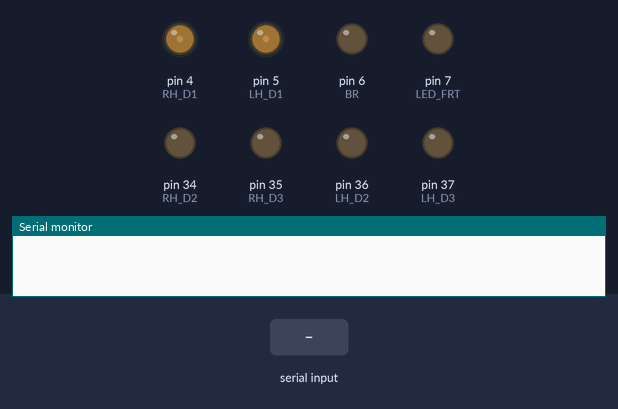
This sketch was run on a simulated Arduino Mega 2560, built with avr-gcc and run on an emulated ATmega2560. On the bench: output pins drawn as LEDs (lit = HIGH), the last lines printed to the serial monitor. Inputs (shaded band) come from the test bench.

Above: at 1.2 s.
1.3 s: "1\n" received over Serial
At 1.6 s:
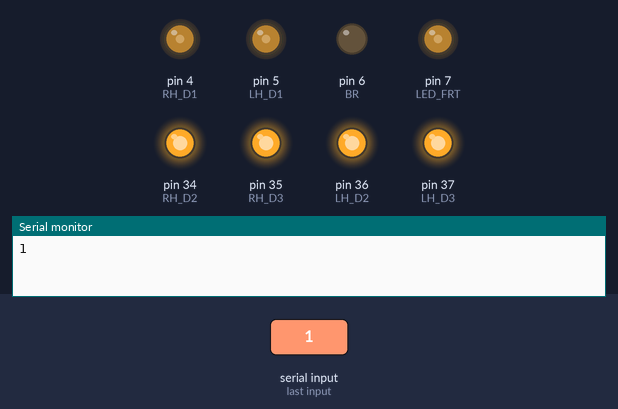
2.8 s: "90,45\n" received over Serial
At 4.0 s:
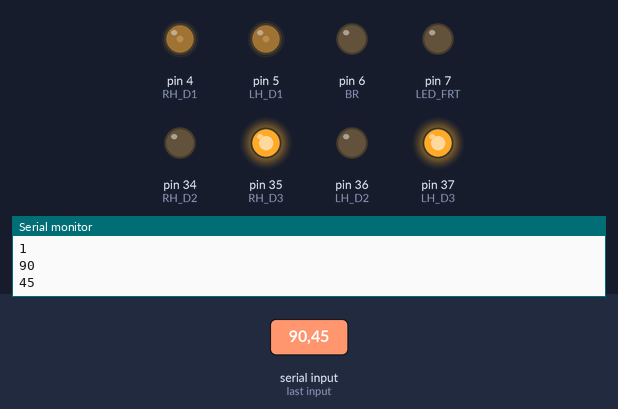
4.3 s: "2\n" received over Serial
At 5.1 s:
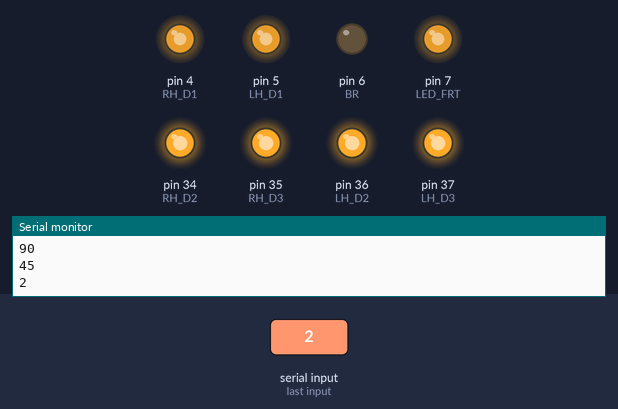
5.8 s: "3\n" received over Serial
At 6.3 s:
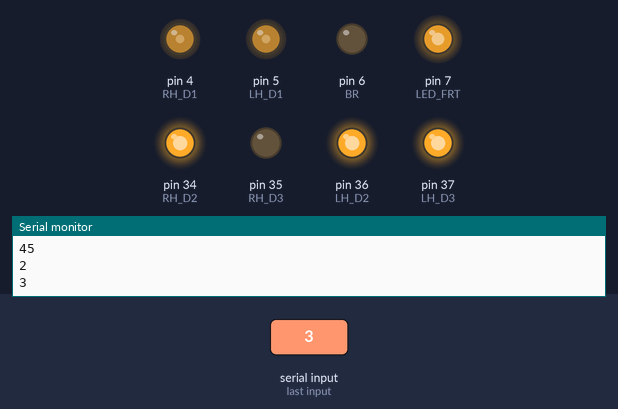
7.3 s: "30,150\n" received over Serial
At 8.5 s:
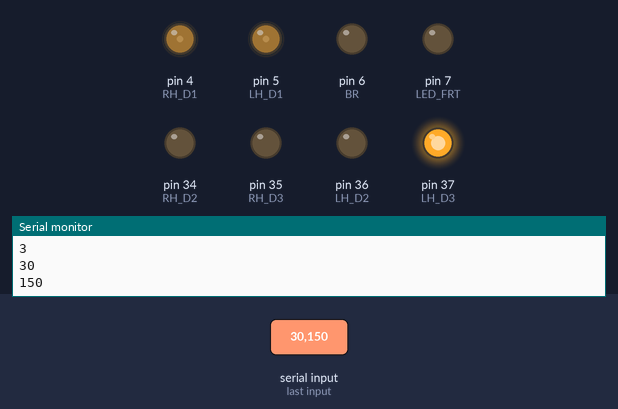
8.8 s: "4\n" received over Serial
At 9.8 s:
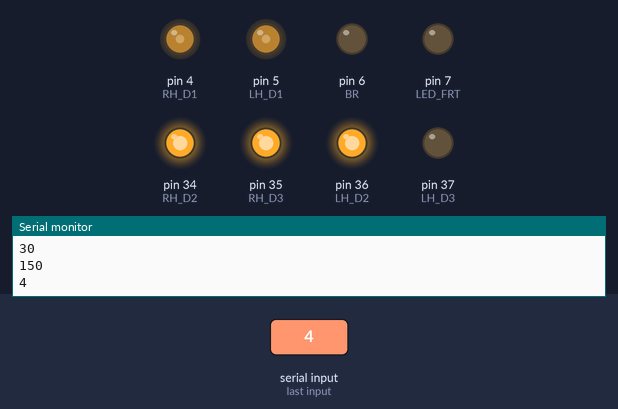
Timing chart, 0 to 11.3 s (numbered marks = the images above; inputs shaded):
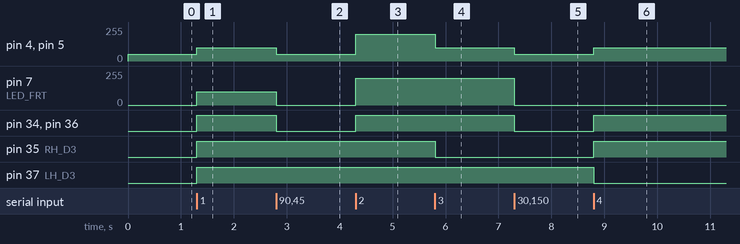

The sketch:

try3.ino
```cpp
#include <Wire.h>

const int RH_D1 = 4;
const int RH_D2 = 34;
const int RH_D3 = 35;
const int RH_A1 = A0;
const int RH_A2 = A1;
const int RH_ENA = 2;
const int RH_ENB = A8;
const int LH_D1 = 5;
const int LH_D2 = 36;
const int LH_D3 = 37;
const int LH_A1 = A2;
const int LH_A2 = A3;
const int LH_ENA = 3;
const int LH_ENB = A9;
const int BR = 6;
const int LED_FRT = 7;
const int IR1 = A4;
const int IR2 = A5;
const int IR3 = A6;
const int ES = 18;

#define RH_ENA 2
#define RH_ENB A8
#define LH_ENA 3
#define LH_ENB A9

int cmd = 0;
int count = 0;
int joystick;

volatile unsigned int encoder_RH = 0;
volatile unsigned int encoder_LH = 0;

void setup() {
  pinMode(RH_ENA, INPUT);
  pinMode(RH_ENB, INPUT);
  pinMode(LH_ENA, INPUT);
  pinMode(LH_ENB, INPUT);
  pinMode(ES, INPUT);
  digitalWrite(RH_ENA, HIGH);
  digitalWrite(RH_ENB, HIGH);
  digitalWrite(LH_ENA, HIGH);
  digitalWrite(LH_ENB, HIGH);

  pinMode(BR,OUTPUT);
  pinMode(RH_D1,OUTPUT);
  pinMode(RH_D2,OUTPUT);
  pinMode(RH_D3,OUTPUT);
  pinMode(LH_D1,OUTPUT);
  pinMode(LH_D2,OUTPUT);
  pinMode(LH_D3,OUTPUT);
  pinMode(LED_FRT, OUTPUT);

  analogWrite(RH_D1,25);
  analogWrite(LH_D1,25);
//  digitalWrite(BR,HIGH);

  Wire.begin();

  Serial.begin(9600);
//  digitalWrite(RH_D2,HIGH);
//  digitalWrite(LH_D2,HIGH);
}

void loop() {

  if(Serial.available()>0) {
    joystick = Serial.parseInt();
    //Serial.print("joystick: " );
    //Serial.println(joystick);

    if (joystick == 0) {

    }

    else if (cmd != joystick && joystick != 0){
      cmd = joystick;
      Serial.println(cmd);
    }


  }
     //Serial.print("cmd: " );


    if(cmd == 1) {           //slow forward
      digitalWrite(RH_D2,HIGH);
      digitalWrite(LH_D2,HIGH);
      analogWrite(RH_D1,100);
      analogWrite(LH_D1,100);
      digitalWrite(RH_D3,HIGH);
      digitalWrite(LH_D3,HIGH);
      analogWrite(LED_FRT,100);
    }

    else if(cmd == 2) {      //fast forward
      digitalWrite(RH_D2,HIGH);
      digitalWrite(LH_D2,HIGH);
      analogWrite(RH_D1,200);
      analogWrite(LH_D1,200);
      digitalWrite(RH_D3,HIGH);
      digitalWrite(LH_D3,HIGH);
      analogWrite(LED_FRT,200);
    }

    else if(cmd == 3) {        //rotate clockwise
      digitalWrite(RH_D2,HIGH);
      digitalWrite(LH_D2,HIGH);
      analogWrite(RH_D1,100);
      analogWrite(LH_D1,100);
      digitalWrite(RH_D3,LOW);
      digitalWrite(LH_D3,HIGH);
//      analogWrite(LED_FRT,0);
//      delay(500);
//      analogWrite(LED_FRT,150);
    }

    else if(cmd == 4) {        //rotate cclockwise
      digitalWrite(RH_D2,HIGH);
      digitalWrite(LH_D2,HIGH);
      analogWrite(RH_D1,100);
      analogWrite(LH_D1,100);
      digitalWrite(RH_D3,HIGH);
      digitalWrite(LH_D3,LOW);
//      analogWrite(LED_FRT,0);
//      delay(500);
//      analogWrite(LED_FRT,150);
    }

     else if (cmd == 9 || cmd==8)
     {
      analogWrite(RH_D1,50);
      analogWrite(LH_D1,50);
      digitalWrite(BR,HIGH);
      digitalWrite(RH_D2,LOW);
      digitalWrite(LH_D2,LOW);
     }


    else {                        //stop
      analogWrite(RH_D1,50);
      analogWrite(LH_D1,50);
      digitalWrite(RH_D2,LOW);
      digitalWrite(LH_D2,LOW);
      analogWrite(LED_FRT,0);
    }

}
```

Measured:
- after the input at 1.3 s, pin 4 (RH_D1), pin 5 (LH_D1): 50/255 → 100/255 at once; pin 7 (LED_FRT): 0/255 → 100/255 at once; pin 34 (RH_D2), pin 35 (RH_D3), pin 36 (LH_D2), pin 37 (LH_D3): LOW → HIGH at once
- after the input at 2.8 s, pin 4 (RH_D1), pin 5 (LH_D1): 100/255 → 50/255 at once; pin 7 (LED_FRT): 100/255 → 0/255 at once; pin 34 (RH_D2), pin 36 (LH_D2): HIGH → LOW at once
- after the input at 4.3 s, pin 4 (RH_D1), pin 5 (LH_D1): 50/255 → 200/255 at once; pin 7 (LED_FRT): 0/255 → 200/255 at once; pin 34 (RH_D2), pin 36 (LH_D2): LOW → HIGH at once
- after the input at 5.8 s, pin 4 (RH_D1), pin 5 (LH_D1): 200/255 → 100/255 at once; pin 35 (RH_D3): HIGH → LOW at once
- after the input at 7.3 s, pin 4 (RH_D1), pin 5 (LH_D1): 100/255 → 50/255 at once; pin 7 (LED_FRT): 200/255 → 0/255 at once; pin 34 (RH_D2), pin 36 (LH_D2): HIGH → LOW at once
- after the input at 8.8 s, pin 4 (RH_D1), pin 5 (LH_D1): 50/255 → 100/255 at once; pin 34 (RH_D2), pin 35 (RH_D3), pin 36 (LH_D2): LOW → HIGH at once; pin 37 (LH_D3): HIGH → LOW at once
